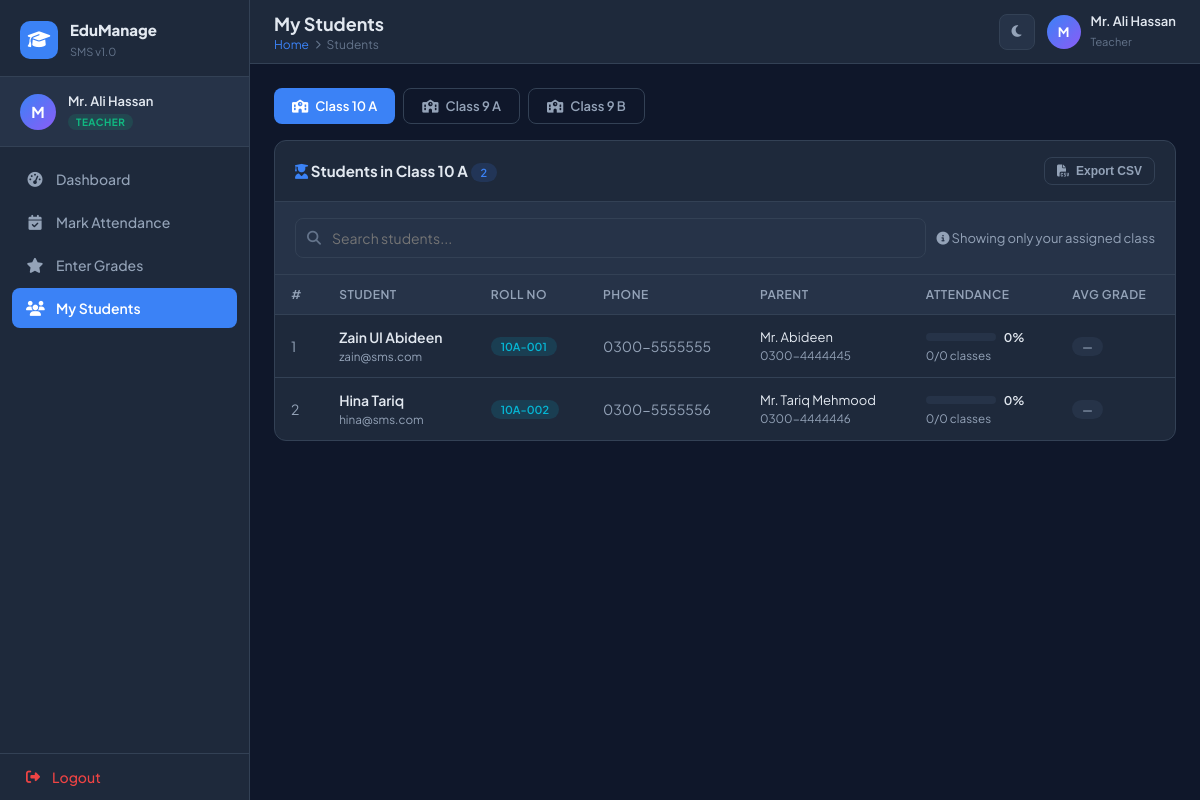
The app's page /teacher/students.php (signed in) with its own data.
### tables this page shows
CREATE TABLE IF NOT EXISTS classes (
    id INT AUTO_INCREMENT PRIMARY KEY,
    class_name VARCHAR(100) NOT NULL,
    section VARCHAR(10) DEFAULT 'A',
    created_at TIMESTAMP DEFAULT CURRENT_TIMESTAMP
);

CREATE TABLE IF NOT EXISTS students (
    id INT AUTO_INCREMENT PRIMARY KEY,
    user_id INT NOT NULL UNIQUE,
    class_id INT,
    roll_no VARCHAR(30),
    phone VARCHAR(20),
    address TEXT,
    parent_name VARCHAR(100),
    parent_phone VARCHAR(20),
    FOREIGN KEY (user_id) REFERENCES users(id) ON DELETE CASCADE,
    FOREIGN KEY (class_id) REFERENCES classes(id) ON DELETE SET NULL
);

CREATE TABLE IF NOT EXISTS users (
    id INT AUTO_INCREMENT PRIMARY KEY,
    name VARCHAR(100) NOT NULL,
    email VARCHAR(150) NOT NULL UNIQUE,
    password VARCHAR(255) NOT NULL,
    role ENUM('admin','teacher','student') NOT NULL DEFAULT 'student',
    status ENUM('active','inactive') DEFAULT 'active',
    created_at TIMESTAMP DEFAULT CURRENT_TIMESTAMP
);

### includes/auth.php (called while the page is built, shortened)
<?php
function getCurrentUser() {
    return [
        'id' => $_SESSION['user_id'] ?? null,
        'name' => $_SESSION['name'] ?? '',
        'email' => $_SESSION['email'] ?? '',
        'role' => $_SESSION['role'] ?? '',
        'entity_id' => $_SESSION['entity_id'] ?? null,
    ];
}

### config/db.php (called while the page is built, shortened)
<?php
function h($str) {
    return htmlspecialchars($str ?? '', ENT_QUOTES, 'UTF-8');
}

### teacher/students.php (the view, shortened to what this page needs)
<?php
require_once '../includes/auth.php';
require_once '../config/db.php';
$user = getCurrentUser();
$teacherId = $user['entity_id'];
$myClasses = $conn->prepare(
    "SELECT DISTINCT c.id, c.class_name, c.section
     FROM teacher_assignments ta JOIN classes c ON ta.class_id=c.id
     WHERE ta.teacher_id=? ORDER BY c.class_name, c.section"
);
$myClasses->bind_param("i", $teacherId);
$myClasses->execute();
$classes = $myClasses->get_result()->fetch_all(MYSQLI_ASSOC);
$selClass = (int)($_GET['class_id'] ?? ($classes[0]['id'] ?? 0));
$students = [];
$selClassName = '';
if ($selClass) {
    foreach ($classes as $c) { if ($c['id']==$selClass) { $selClassName = $c['class_name'].' '.$c['section']; break; } }
    $stmt = $conn->prepare(
        "SELECT s.id, s.roll_no, s.phone, s.parent_name, s.parent_phone, u.name, u.email,
                (SELECT COUNT(*) FROM attendance WHERE student_id=s.id AND status='present') as present_count,
                (SELECT COUNT(*) FROM attendance WHERE student_id=s.id) as total_att,
                (SELECT AVG(marks/max_marks*100) FROM grades WHERE student_id=s.id) as avg_grade
         FROM students s JOIN users u ON s.user_id=u.id
         WHERE s.class_id=? AND u.status='active'
         ORDER BY s.roll_no, u.name"
    );
    $stmt->bind_param("i", $selClass);
    $stmt->execute();
    $students = $stmt->get_result()->fetch_all(MYSQLI_ASSOC);
}
require_once '../includes/header.php';
?>
<?php if (!empty($classes)): ?>
<div style="display:flex;gap:8px;flex-wrap:wrap;margin-bottom:16px;">
    <?php foreach ($classes as $c): ?>
    <a href="students.php?class_id=<?= $c['id'] ?>"
       class="btn <?= $selClass==$c['id']?'btn-primary':'btn-outline' ?>">
        <i class="fas fa-school"></i> <?= h($c['class_name'].' '.$c['section']) ?>
    </a>
    <?php endforeach; ?>
</div>
<?php endif; ?>
<div class="card">
    <div class="card-header">
        <span class="card-title">
            <i class="fas fa-user-graduate" style="color:var(--primary)"></i>
            Students in <?= h($selClassName) ?>
            <span class="badge badge-primary"><?= count($students) ?></span>
        </span>
        <div class="d-flex gap-10">
            <button onclick="exportCSV('studentsTable','my_students_<?= $selClass ?>')" class="btn btn-outline btn-sm">
                <i class="fas fa-file-csv"></i> Export CSV
            </button>
        </div>
    </div>
    <?php if (empty($classes)): ?>
    <div class="empty-state">
        <i class="fas fa-chalkboard"></i>
        <h3>No classes assigned</h3>
        <p>Please contact admin to assign classes to you.</p>
    </div>
    <?php else: ?>
    <div class="filter-bar">
        <div class="search-box">
            <i class="fas fa-search"></i>
            <input type="text" id="searchIn" placeholder="Search students..." onkeyup="liveSearch()">
        </div>
        <span class="text-muted" style="font-size:13px"><i class="fas fa-info-circle"></i> Showing only your assigned class</span>
    </div>
    <div class="table-wrapper">
        <table id="studentsTable">
            <thead>
                <tr>
                    <th>#</th>
                    <th>Student</th>
                    <th>Roll No</th>
                    <th>Phone</th>
                    <th>Parent</th>
                    <th>Attendance</th>
                    <th>Avg Grade</th>
                </tr>
            </thead>
            <tbody>
            <?php foreach ($students as $i => $st):
                $attPct = $st['total_att'] > 0 ? round($st['present_count']/$st['total_att']*100) : 0;
                $avgGrade = $st['avg_grade'] !== null ? round($st['avg_grade'],1) : null;
                $gradeLabel = $avgGrade !== null ? ($avgGrade>=90?'A+':($avgGrade>=80?'A':($avgGrade>=70?'B':($avgGrade>=60?'C':($avgGrade>=50?'D':'F'))))) : '—';
                $gradeBadge = $avgGrade !== null ? ($avgGrade>=60?'success':($avgGrade>=50?'warning':'danger')) : 'secondary';
            ?>
            <tr>
                <td class="text-muted"><?= $i+1 ?></td>
                <td>
                    <div style="font-weight:600"><?= h($st['name']) ?></div>
                    <small class="text-muted"><?= h($st['email']) ?></small>
                </td>
                <td><span class="badge badge-info"><?= h($st['roll_no'] ?: '—') ?></span></td>
                <td class="text-muted"><?= h($st['phone'] ?: '—') ?></td>
                <td>
                    <div style="font-size:13px"><?= h($st['parent_name'] ?: '—') ?></div>
                    <?php if ($st['parent_phone']): ?><small class="text-muted"><?= h($st['parent_phone']) ?></small><?php endif; ?>
                </td>
                <td>
                    <div style="display:flex;align-items:center;gap:8px;">
                        <div class="progress-bar" style="width:70px">
                        </div>
                        <span style="font-size:12px;font-weight:600"><?= $attPct ?>%</span>
                    </div>
                    <small class="text-muted"><?= $st['present_count'] ?>/<?= $st['total_att'] ?> classes</small>
                </td>
                <td>
                    <span class="badge badge-<?= $gradeBadge ?>"><?= $gradeLabel ?></span>
                </td>
            </tr>
            <?php endforeach; ?>
            </tbody>
        </table>
    </div>
    <?php endif; ?>
</div>
<?php require_once '../includes/footer.php'; ?>

### assets/css/style.css (style rules this page uses)
:root { --bg: #0f172a; --surface: #1e293b; --surface2: #263348; --border: #334155; --text: #e2e8f0; --text-muted: #94a3b8; --text-dim: #64748b; --primary: #3b82f6; --primary-dark: #2563eb; --primary-light: rgba(59,130,246,0.15); --success: #10b981; --success-light: rgba(16,185,129,0.15); --danger: #ef4444; --danger-light: rgba(239,68,68,0.15); --warning: #f59e0b; --warning-light: rgba(245,158,11,0.15); --info: #06b6d4; --info-light: rgba(6,182,212,0.15); --sidebar-w: 250px; --topbar-h: 64px; --radius: 12px; --radius-sm: 8px; --shadow: 0 4px 24px rgba(0,0,0,0.3); --transition: 0.25s ease; }
*, *::before, *::after { box-sizing: border-box; margin: 0; padding: 0; }
html { scroll-behavior: smooth; }
body { font-family: 'Plus Jakarta Sans', sans-serif; background: var(--bg); color: var(--text); display: flex; min-height: 100vh; overflow-x: hidden; transition: background var(--transition), color var(--transition); }
.card { background: var(--surface); border: 1px solid var(--border); border-radius: var(--radius); margin-bottom: 20px; }
.card-header { display: flex; align-items: center; justify-content: space-between; padding: 16px 20px; border-bottom: 1px solid var(--border); }
.card-title { font-size: 15px; font-weight: 700; }
.table-wrapper { overflow-x: auto; }
table { width: 100%; border-collapse: collapse; font-size: 14px; }
thead th { background: var(--surface2); padding: 12px 16px; text-align: left; font-weight: 600; font-size: 12px; text-transform: uppercase; letter-spacing: 0.5px; color: var(--text-muted); border-bottom: 1px solid var(--border); }
tbody td { padding: 13px 16px; border-bottom: 1px solid var(--border); vertical-align: middle; }
tbody tr:last-child td { border-bottom: none; }
.badge { display: inline-flex; align-items: center; gap: 4px; padding: 3px 10px; border-radius: 20px; font-size: 11px; font-weight: 600; text-transform: uppercase; }
.badge-info { background: var(--info-light); color: var(--info); }
.badge-primary { background: var(--primary-light); color: var(--primary); }
.badge-secondary { background: var(--surface2); color: var(--text-muted); }
.btn { display: inline-flex; align-items: center; gap: 7px; padding: 9px 18px; border-radius: var(--radius-sm); font-size: 13px; font-weight: 600; cursor: pointer; border: none; text-decoration: none; transition: all var(--transition); white-space: nowrap; }
.btn-primary { background: var(--primary); color: #fff; }
.btn-outline { background: transparent; border: 1px solid var(--border); color: var(--text-muted); }
.btn-sm { padding: 6px 12px; font-size: 12px; }
input, select, textarea { background: var(--surface2); border: 1px solid var(--border); border-radius: var(--radius-sm); padding: 10px 14px; color: var(--text); font-family: inherit; font-size: 14px; transition: border-color var(--transition); width: 100%; }
.filter-bar { display: flex; flex-wrap: wrap; gap: 10px; align-items: center; padding: 16px 20px; background: var(--surface2); border-bottom: 1px solid var(--border); }
.search-box { position: relative; flex: 1; min-width: 200px; }
.search-box i { position: absolute; left: 12px; top: 50%; transform: translateY(-50%); color: var(--text-dim); font-size: 14px; }
.search-box input { padding-left: 36px; }
.progress-bar { background: var(--surface2); border-radius: 20px; height: 8px; overflow: hidden; }
.text-muted { color: var(--text-muted); }
.d-flex { display: flex; align-items: center; gap: 8px; }
.gap-10 { gap: 10px; }
.table-wrapper { overflow-x: auto; -webkit-overflow-scrolling: touch; width: 100%; }
.table-wrapper table { min-width: 560px; }
.card-header { flex-wrap: wrap; gap: 8px; }

### records on screen
classes: class_name+section "Class 10 A", selClassName "Class 10 A"
classes: class_name+section "Class 9 A"
classes: class_name+section "Class 9 B"
students: user.name "Zain Ul Abideen", user.email "zain@sms.com", roll_no "10A-001", phone "0300-5555555", parent_name "Mr. Abideen", parent_phone "0300-4444445", attPct "0", present_count "0", total_att "0", gradeLabel "—"
students: user.name "Hina Tariq", user.email "hina@sms.com", roll_no "10A-002", phone "0300-5555556", parent_name "Mr. Tariq Mehmood", parent_phone "0300-4444446", attPct "0", present_count "0", total_att "0", gradeLabel "—"

### other values on screen
substr($user['name'], 0, 1) "M"
$user['name'] "Mr. Ali Hassan"
$role "TEACHER"
$item['label'] "Dashboard"
$item['label'] "Mark Attendance"
$item['label'] "Enter Grades"
$item['label'] "My Students"
$pageTitle "My Students"
$breadcrumb "Students"
$role "Teacher"
count($students) "2"
